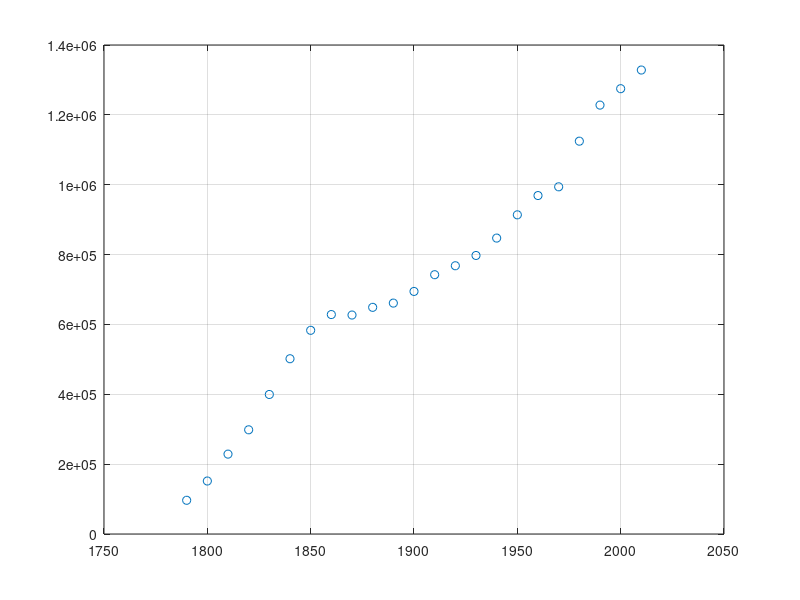

The MATLAB source for this figure: (Note: this script raises an error after producing the figure.)
clear all
close all
 
% Maine Population 1790 - 2010
% Year, Maine Population, US Population
% Source: http://maineanencyclopedia.com/population-since-1741/
population = [
1790 	96540 	3929214 
1800 	151719 	5308483 	
1810 	228705 	7239881 	
1820 	298335 	9638453 	
1830 	399455 	12866020 	
1840 	501793 	17069453 	
1850 	583169 	23191876 
1860 	628279 	31443321 	
1870 	626915 	39818449 	
1880 	648936 	50155783 	
1890 	661086 	62947714 	
1900 	694466 	75994575 	
1910 	742371 	91972266 	
1920 	768014 	105710620 	
1930 	797423 	122775046 	
1940 	847226 	131669275 
1950 	913774 	150697361 
1960 	969000 	179323175 
1970 	994000 	203302031 
1980 	1124660 	226545805 
1990 	1227928 	248709873 
2000 	1274923 	281421906 
2010 	1328361 	308745538
];
 
% the years
cdate = population(:, 1);
 
% Maine's population
pop = population(:, 2);
 
% Load Maine's population
% cdate is a column vector containing the years 1790 to 2010 in 10-year increments
% pop is a column vector with the population figures that correspond to the years in cdate
 
% Plot the Data
figure(1)
plot( cdate, pop, 'o' )
grid on
 
% Create and Plot a Quadratic
figure(2)
[population2, gof] = fit( cdate, pop, 'poly2' );
plot( population2, cdate, pop );
% Move the legend to the top left corner.
legend( 'Location', 'NorthWest' );
 
% Create and Plot a Selection of Polynomials
population3 = fit( cdate, pop, 'poly3', 'Normalize', 'on' );
population4 = fit( cdate, pop, 'poly4', 'Normalize', 'on' );
population5 = fit( cdate, pop, 'poly5', 'Normalize', 'on' );
population6 = fit( cdate, pop, 'poly6', 'Normalize', 'on' );
populationExp = fit( cdate, pop, 'exp1' );
 
% Plot all the fits at once, and add a meaningful legend in the top left corner 
hold on
plot( population3, 'b' );
plot( population4, 'g' );
plot( population5, 'm' );
plot( population6, 'b--' );
plot( populationExp, 'r--' );
grid on
hold off
legend( 'pop', 'poly2', 'poly3', 'poly4', 'poly5', 'poly6', 'exp1', ...
    'Location', 'NorthWest' );
 
% To plot residuals, specify 'residuals' as the plot type in the plot method.
figure(3)
plot( population2, cdate, pop, 'residuals' );
grid on
% The fits and residuals for the polynomial equations are all similar, making it difficult to choose the best one.
% If the residuals display a systematic pattern, it is a clear sign that the model fits the data poorly.
 
% The fit and residuals for the single-term exponential equation indicate it is a poor fit overall. Therefore, it is a poor choice and you can remove the exponential fit from the candidates for best fit.
figure(4)
plot( populationExp, cdate, pop, 'residuals' );
grid on
 
% Examine the behavior of the fits up to the year 2050
 
 
% Plot Prediction Intervals
 
figure(5)
plot( cdate, pop, 'o' );
xlim( [1900, 2050] )
hold on
plot( population2, 'predobs' );
title('poly2', 'FontSize', 14)
grid on
hold off
 
figure(6)
plot( cdate, pop, 'o' );
xlim( [1900, 2050] )
hold on
plot( population3, 'predobs' );
title('poly3', 'FontSize', 14)
grid on
hold off
 
figure(7)
plot( cdate, pop, 'o' );
xlim( [1900, 2050] );
hold on
plot( population4, 'predobs'  );
title('poly4', 'FontSize', 14)
grid on
hold off
 
figure(8)
plot( cdate, pop, 'o' );
xlim( [1900, 2050] );
hold on
plot( population6, 'predobs'  );
title('poly6', 'FontSize', 14)
grid on
hold off

figure(9)
cdateFuture = (2000:10:2020).';
popFuture = population2( cdateFuture )
 
% To compute 95% confidence bounds on the prediction for the population in the future, use the predint method
ci = predint( population2, cdateFuture, 0.95, 'observation' )
 
% Plot the predicted future population, with confidence intervals, against the fit and data.
plot( cdate, pop, 'o' );
xlim( [1900, 2040] )
hold on
plot( population2 )
h = errorbar( cdateFuture, popFuture, popFuture-ci(:,1), ci(:,2)-popFuture, '.' );
hold off
legend( 'cdate v pop', 'poly2', 'prediction', ...
    'Location', 'NorthWest' )